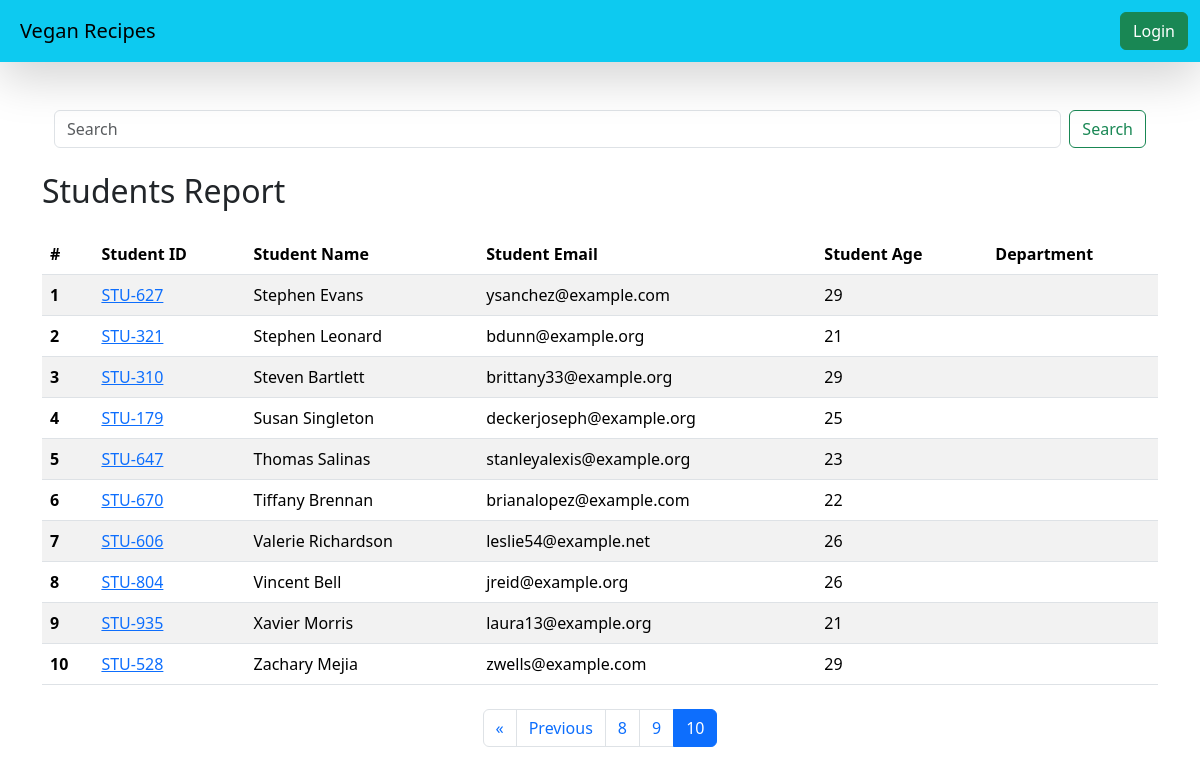
/students/?page=10, run on the app's committed database.
### vege/models.py (models this page shows, shortened)
class Student(models.Model):
    department = models.ForeignKey(Department, related_name="depart", on_delete=models.CASCADE)
    student_id = models.OneToOneField(StudentID, related_name="studentid", on_delete=models.CASCADE)
    student_name = models.CharField(max_length=100)
    student_email = models.EmailField(unique=True)
    student_age = models.IntegerField(default=18)
    student_address = models.TextField()
    is_deleted = models.BooleanField(default=False)
    objects = StudentManager()
    admin_objects = models.Manager()
    class Meta:
        ordering = ['student_name']
        verbose_name = "student"

class StudentID(models.Model):
    student_id = models.CharField(max_length=100)
    def __str__(self) -> str:
        return self.student_id

### vege/views.py (the view, shortened to what this page needs)
# urls.py: path('students/', get_students , name="get_students"),
def get_students(request):
    queryset = Student.objects.all()
    paginator = Paginator(queryset, 10)
    page_number = request.GET.get("page", 1)
    page_obj = paginator.get_page(page_number)
    return render(request, 'report/students.html'  , {'queryset' : page_obj})

### vege/models.py (called while the page is built)
    def get_queryset(self):
        return super().get_queryset().filter(is_deleted = False)

### vege/templates/report/students.html (shortened to what this page needs)
{% extends 'base.html' %}
{% block content %}
<div class="container mt-5">
    <div class="container-fluid mb-4">
        <form class="d-flex" method="GET" action="">
            <input class="form-control me-2" name="search" type="search" placeholder="Search" aria-label="Search" value="{{ search }}">
            <button class="btn btn-outline-success" type="submit">Search</button>
        </form>
    </div>
    <h2 class="mb-4">Students Report</h2>
    <table class="table table-striped">
        <thead>
            <tr>
                <th scope="col">#</th>
                <th scope="col">Student ID</th>
                <th scope="col">Student Name</th>
                <th scope="col">Student Email</th>
                <th scope="col">Student Age</th>
                <th scope="col">Department</th>
            </tr>
        </thead>
        <tbody>
            {% for student in queryset %}
                <tr>
                    <th scope="row">{{ forloop.counter }}</th>
                    <td><a href="/see_marks/{{ student.student_id }}">{{ student.student_id }}</a></td>
                    <td>{{ student.student_name }}</td>
                    <td>{{ student.student_email }}</td>
                    <td>{{ student.student_age }}</td>
                    <td>{{ student.department.department_name }}</td>
                </tr>
            {% endfor %}
        </tbody>
    </table>
    <nav aria-label="Page navigation example" class="mt-4">
        <ul class="pagination justify-content-center">
            {% if queryset.has_previous %}
                <li class="page-item">
                    <a class="page-link" href="?page=1{% if search_query %}&search={{ search_query }}{% endif %}" aria-label="First">
                        <span aria-hidden="true">&laquo;</span>
                    </a>
                </li>
                <li class="page-item">
                    <a class="page-link" href="?page={{ queryset.previous_page_number }}{% if search_query %}&search={{ search_query }}{% endif %}" aria-label="Previous">
                        <span aria-hidden="true">Previous</span>
                    </a>
                </li>
            {% endif %}
            {% for num in queryset.paginator.page_range %}
                {% if queryset.number == num %}
                    <li class="page-item active"><a class="page-link" href="#">{{ num }}</a></li>
                {% elif num > queryset.number|add:'-3' and num < queryset.number|add:'3' %}
                    <li class="page-item"><a class="page-link" href="?page={{ num }}{% if search_query %}&search={{ search_query }}{% endif %}">{{ num }}</a></li>
                {% endif %}
            {% endfor %}
        </ul>
    </nav>
</div>
{% endblock %}

### data on the page
Student: student_id "STU-627", student_name "Stephen Evans", student_email "ysanchez@example.com", student_age "29"
Student: student_id "STU-321", student_name "Stephen Leonard", student_email "bdunn@example.org", student_age "21"
Student: student_id "STU-310", student_name "Steven Bartlett", student_email "brittany33@example.org", student_age "29"
Student: student_id "STU-179", student_name "Susan Singleton", student_email "deckerjoseph@example.org", student_age "25"
Student: student_id "STU-647", student_name "Thomas Salinas", student_email "stanleyalexis@example.org", student_age "23"
Student: student_id "STU-670", student_name "Tiffany Brennan", student_email "brianalopez@example.com", student_age "22"
Student: student_id "STU-606", student_name "Valerie Richardson", student_email "leslie54@example.net", student_age "26"
Student: student_id "STU-804", student_name "Vincent Bell", student_email "jreid@example.org", student_age "26"
Student: student_id "STU-935", student_name "Xavier Morris", student_email "laura13@example.org", student_age "21"
Student: student_id "STU-528", student_name "Zachary Mejia", student_email "zwells@example.com", student_age "29"

### other printed values
{{ num }} "8" "9"
{{ num }} "10"
